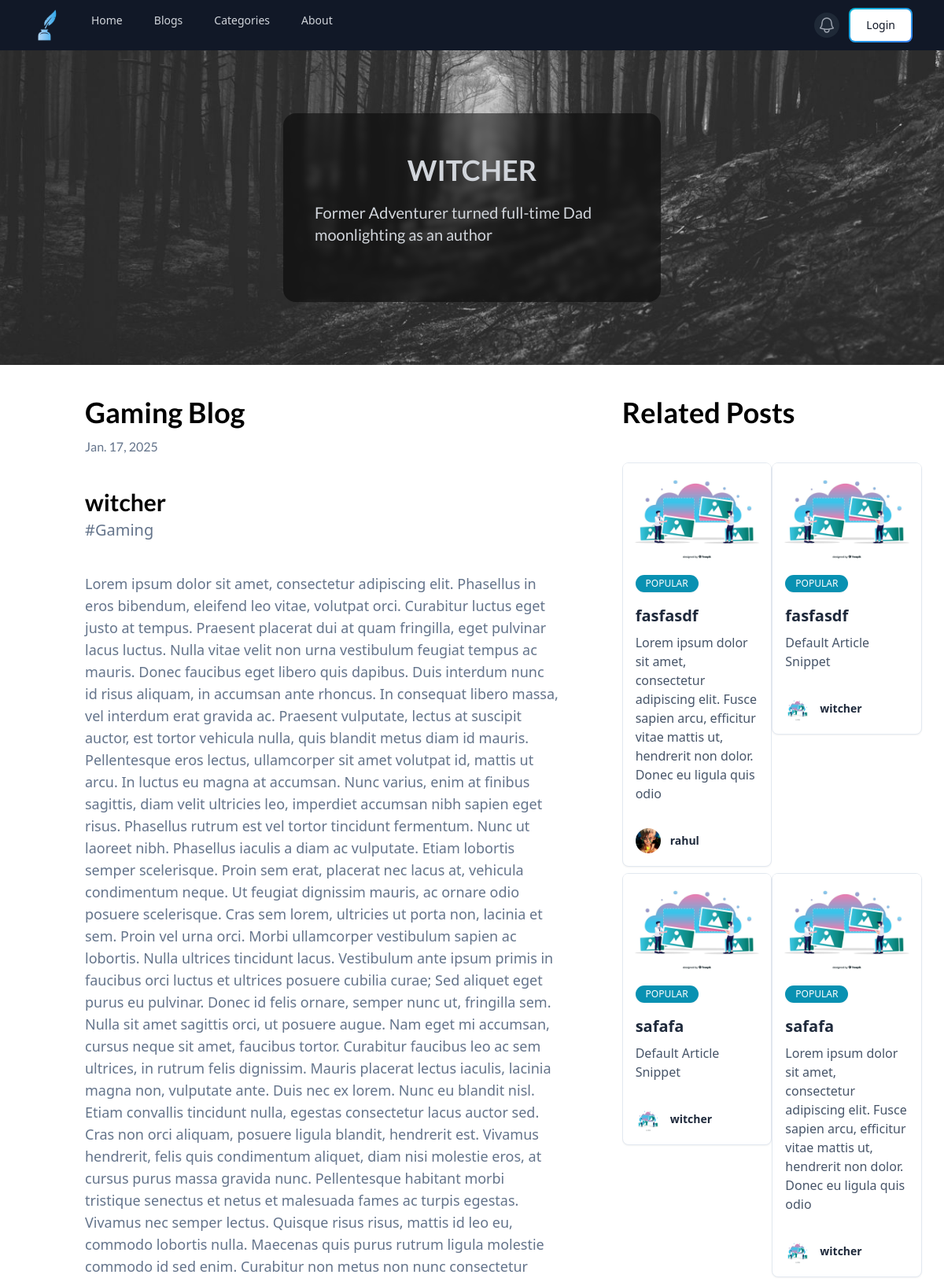
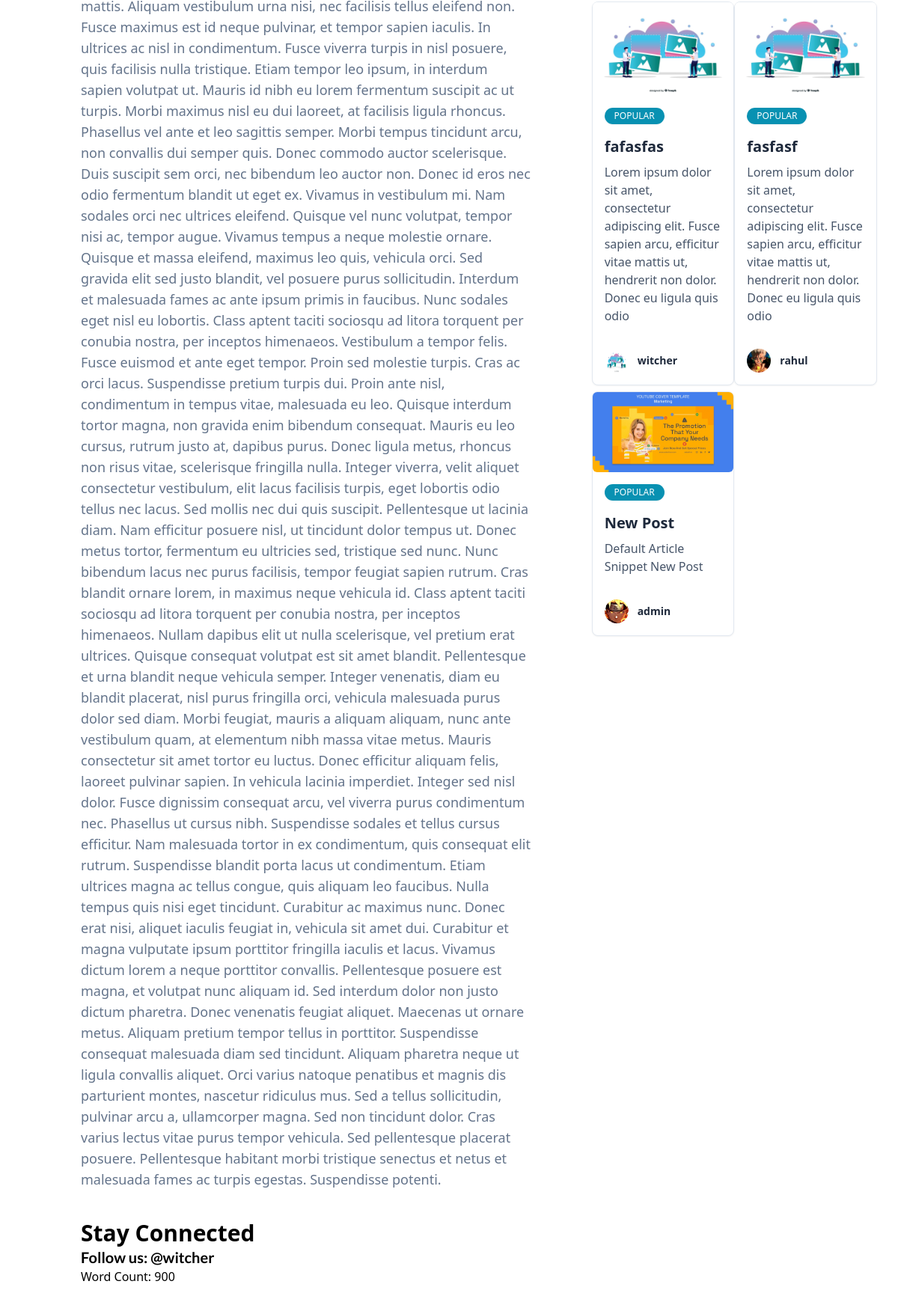
/blogarea/article/5 (upper part), run on the app's committed database (2 pictures, top to bottom).
### blogarea/models.py (models this page shows, shortened)
class Post(models.Model):
    choices = Category.objects.all().values_list('name','name')
    title = models.CharField(max_length=255)
    author = models.ForeignKey(User,on_delete=models.CASCADE,null=True,blank=True)
    post_date = models.DateField(auto_now_add=True)
    category = models.CharField(choices=choices,max_length=255,default="Uncategorized")
    articleSnippet = models.CharField(max_length=150,default="Default Article Snippet")
    thumbnail = models.ImageField(upload_to='thumbnail/',null=True,blank=True)
    like = models.ManyToManyField(User,related_name='blog_posts',null=True,blank=True)
    body = RichTextField(blank=True,null=True)
    def total_likes(self):
        return self.like.count()
    def word_count(self):
        text_content = strip_tags(self.body)
        return len(text_content.split())

class Profile(models.Model):
    user = models.OneToOneField(User,null=True,on_delete=models.CASCADE)
    bio = models.TextField()
    blogcaption = models.CharField(max_length=150,null=True,blank=True,default="Former Adventurer turned full-time Dad moonlighting as an author")
    profileImage = models.ImageField(upload_to='profile_pics',null=True,blank=True)
    profileBackground = models.ImageField(upload_to='profile_background',null=True,blank=True)
    twitter_link = models.URLField(max_length=200,null=True,blank=True,default="https://x.com/")
    instagram_link = models.URLField(max_length=200,null=True,blank=True,default="https://instagram.com/")
    youtube_link = models.URLField(max_length=200,null=True,blank=True,default="https://youtube.com/")
    location = models.CharField(max_length=150,null=True,blank=True,default="Earth")
    occupation = models.CharField(max_length=50,null=True,blank=True,default="Occupation")
    industry = models.CharField(max_length=50,null=True,blank=True,default="Industry")
    position = models.CharField(max_length=50,null=True,blank=True,default="position")

### blogarea/views.py (the view)
# urls.py: path('article/<int:pk>', ArticleDetailView.as_view(), name="ArticleDetailView"),
class ArticleDetailView(DetailView):
    model = Post
    template_name = 'article_Detail.html'
    def get_context_data(self, *args, **kwargs):
        context = super(ArticleDetailView, self).get_context_data(*args, **kwargs)
        posts = Post.objects.annotate(like_count=Count('like')).order_by('-like_count')
        current_post = get_object_or_404(Post,id=self.kwargs['pk'])
        related_posts = posts.filter(category=current_post.category).exclude(id=current_post.id)
        total_words = current_post.word_count()
        total_likes = current_post.total_likes()
        context['related_posts'] = related_posts
        context['posts'] = posts
        context['total_likes'] = total_likes
        context['total_words'] = total_words
        return context

### blogarea/templates/article_Detail.html (shortened to what this page needs)
{% load static tailwind_tags %}
<!DOCTYPE html>
<html lang="en">
  <head>
    <link
      href="https://unpkg.com/boxicons@2.1.4/css/boxicons.min.css"
      rel="stylesheet"
    />
    {% tailwind_css %} {% load static %}
  </head>
  <body class="min-h-screen flex flex-col">
    {% include 'nav.html' %}
    <div class="flex-grow grid grid-rows-[400px_auto] min-h-[800px]">
      <div
        class="w-full h-full max-h-[650px] relative bg-cover bg-center flex justify-center items-center"
        style="background-image: url('{%static 'bg.jpg'%}')"
      >
        <div
          class="w-4/5 md:w-2/5 h-3/5 rounded-2xl backdrop-blur-sm bg-black/50 flex justify-center items-center flex-col sm:px-10 px-5"
        >
          <a
            href="{% url 'show_profile_page' post.author.profile.id%}"
            style="font-family: lato"
            class="text-gray-300 text-4xl font-bold mb-5 cursor-pointer hover:text-white"
          >
            {{post.author | upper}}
          </a>
          <h1
            style="font-family: lato"
            class="text-gray-300 text-xl font-normal mb-5"
          >
            {{post.author.profile.blogcaption}}
          </h1>
        </div>
      </div>
      <div class="grid grid-rows-[1fr_auto] ml:grid-cols-[2fr_1fr] w-full px-7">
        <div class="w-full py-10 px-20">
          <h1 style="font-family: lato" class="text-4xl font-bold mb-3">
            {{post.title}}
          </h1>
          <h2
            style="font-family: lato"
            class="text-1xl font-normal text-slate-500 mb-10"
          >
            {{post.post_date}}
          </h2>
          <h1 style="font-family: lato" class="text-3xl font-bold mb-1">
            {{post.author}}
          </h1>
          <h1 class="text-xl font-normal text-slate-500 mb-10">
            #{{post.category}}
          </h1>
          <p class="text-slate-500 sm:text-lg text-md">{{post.body|safe}}</p>
          <h1 class="text-3xl font-bold mt-10 mb-10s">Stay Connected</h1>
          <h1 class="text-xl font-semibold" style="font-family: lato">
            Follow us:&nbsp;<a href="{{post.author.profile.instagram_link}}"
              >@{{post.author}}</a
            >
          </h1>
          <h1 class="mb-5">Word Count: {{total_words}}</h1>
          <form action="{% url 'like_post' post.pk %}" method="post">
            <button
              type="submit"
              name="post_id"
              value="{{ post.id }}"
              class="like-button {% if request.user in post.like.all %}liked{% else %}unliked{% endif %}"
              id="LikeButton"
            >
            </button>
          </form>
        </div>
        <div>
          <h1 style="font-family: lato" class="mt-10 font-bold text-4xl">
            Related Posts
          </h1>
          <div
            class="w-full grid grid-rows-[auto_auto] grid-cols-[auto_auto] sm:flex sm:flex-wrap sm:gap-0 py-10 mb-10 relative"
          >
            {% for post in related_posts%}
            <div class="blog-cards w-full sm:w-1/2">
              <a href="{% url 'ArticleDetailView' post.id%}">
                <div
                  class="relative flex flex-col my-1 bg-white shadow-sm border border-slate-200 rounded-lg w-full"
                >
                  <div
                    class="relative h-1/2 overflow-hidden text-white rounded-md"
                  >
                    <img
                      src="{% if post.thumbnail %}
              {{ post.thumbnail.url }}
              {% else %}/media/thumbnail/thumbnail.jpg
              {% endif %}"
                      alt="card-image"
                    />
                  </div>
                  <div class="p-4">
                    <div
                      class="mb-4 rounded-full bg-cyan-600 py-0.5 px-2.5 border border-transparent text-xs text-white transition-all shadow-sm w-20 text-center"
                    >
                      POPULAR
                    </div>
                    <h6 class="mb-2 text-slate-800 text-xl font-semibold">
                      {{post.title}}
                    </h6>
                    <p class="text-slate-600 leading-normal font-light">
                      {{post.articleSnippet}}
                    </p>
                  </div>
                  <div class="flex items-center justify-between p-4">
                    <div class="flex items-center">
                      <img
                        alt="Tania Andrew"
                        src="{% if post.author.profile.profileImage %}
            {{ post.author.profile.profileImage.url }}
            {% else %}/media/thumbnail/thumbnail.jpg
            {% endif %}"
                        class="relative inline-block h-8 w-8 rounded-full"
                      />
                      <div class="flex flex-col ml-3 text-sm">
                        <span class="text-slate-800 font-semibold"
                          >{{post.author}}</span
                        >
                      </div>
                    </div>
                  </div>
                </div>
              </a>
            </div> {% endfor %}
          </div>
        </div>
      </div>
    </div>
  </body>
</html>

### core/templates/nav.html (shortened to what this page needs)
<head>
  {% load static %}
</head>
<nav class="bg-gray-900" x-data="{ open: true, dropdown_open:false }">
  {%load static%}
  <div class="mx-auto max-w-7xl px-2 sm:px-6 lg:px-8">
    <div class="relative flex h-16 items-center justify-between">
      <div
        class="flex flex-1 items-center justify-center sm:items-stretch sm:justify-start"
      >
        <div class="flex shrink-0 items-center">
          <img
            class="h-12 w-auto"
            src="{% static 'inkpot.png'%}"
            alt="Your Company"
          />
        </div>
        <div class="hidden sm:ml-6 sm:block">
          <div class="flex space-x-4">
            <a
              href="{% url 'home' %}"
              class="rounded-md px-3 py-2 text-sm font-medium {% if request.resolver_match.url_name == 'home' %} bg-gray-800 text-white {% else %} text-gray-300 hover:bg-gray-900 hover:text-white{% endif %}"
              aria-current="page"
              >Home</a
            >
            <a
              href="{% url 'blogarea' %}"
              class="rounded-md px-3 py-2 text-sm font-medium {% if request.resolver_match.url_name == 'blogarea' %} bg-gray-800 text-white {% else %} text-gray-300 hover:bg-gray-900 hover:text-white{% endif %}"
              >Blogs</a
            >
            <a
              href="#"
              class="rounded-md px-3 py-2 text-sm font-medium text-gray-300 hover:bg-gray-700 hover:text-white"
              >Categories</a
            >
            <a
              href="#"
              class="rounded-md px-3 py-2 text-sm font-medium text-gray-300 hover:bg-gray-700 hover:text-white"
              >About</a
            >
          </div>
        </div>
      </div>
      <div
        class="absolute inset-y-0 right-0 flex items-center pr-2 sm:static sm:inset-auto sm:ml-6 sm:pr-0"
      >
        <button
          type="button"
          class="relative rounded-full bg-gray-800 p-1 text-gray-400 hover:text-white focus:ring-2 focus:ring-white focus:ring-offset-2 focus:ring-offset-gray-800 focus:outline-hidden"
        >
          <span class="absolute -inset-1.5"></span>
        </button>
        {% if user.is_authenticated %}
        <div class="relative ml-3">
          <div>
            <button
              type="button"
              @click="dropdown_open = !dropdown_open"
              class="relative flex rounded-full bg-gray-800 text-sm focus:ring-2 focus:ring-white focus:ring-offset-2 focus:ring-offset-gray-800 focus:outline-hidden"
              id="user-menu-button"
              aria-expanded="false"
              aria-haspopup="true"
            >
              <span class="absolute -inset-1.5"></span>
              <span class="sr-only">Open user menu</span>
              <img
                class="size-8 rounded-full"
                src="{% if user.profile.profileImage %}
              {{ user.profile.profileImage.url }}
              {% else %}/media/thumbnail/thumbnail.jpg
              {% endif %}"
                alt=""
              />
            </button>
          </div>
          <!--
            Dropdown menu, show/hide based on menu state.
            Entering: "transition ease-out duration-100"
              From: "transform opacity-0 scale-95"
              To: "transform opacity-100 scale-100"
            Leaving: "transition ease-in duration-75"
              From: "transform opacity-100 scale-100"
              To: "transform opacity-0 scale-95"
          -->
          <div
            x-show="dropdown_open"
            x-transition:enter="transition ease-out duration-100"
            x-transition:enter-start="opacity-0 scale-95"
            x-transition:enter-end="opacity-100 scale-100"
            x-transition:leave="transition ease-in duration-75"
            x-transition:leave-start="opacity-100 scale-100"
            x-transition:leave-end="opacity-0 scale-95"
            class="absolute right-0 z-10 mt-2 w-48 origin-top-right rounded-md bg-white py-1 ring-1 shadow-lg ring-black/5 focus:outline-hidden"
            role="menu"
            aria-orientation="vertical"
            aria-labelledby="user-menu-button"
            tabindex="-1"
          >
            <a
              href="{% url 'editProfile' %}"
              class="block px-4 py-2 text-sm text-gray-700"
              role="menuitem"
              tabindex="-1"
              id="user-menu-item-0"
              >Your Profile</a
            >
            <a
              href="#"
              class="block px-4 py-2 text-sm text-gray-700"
              role="menuitem"
              tabindex="-1"
              id="user-menu-item-1"
              >Settings</a
            >
            <a
              href="#"
              onclick="event.preventDefault(); document.getElementById('logout-form').submit();"
              class="block px-4 py-2 text-sm text-gray-700"
              role="menuitem"
              tabindex="-1"
              id="user-menu-item-2"
            >
              Sign out
            </a>
            <form
              id="logout-form"
              action="{% url 'logout' %}"
              method="POST"
              class="hidden"
            >
              {% csrf_token %}
            </form>
          </div>
        </div>
        {% else %}
        <form action="{% url 'login'%}" method="POST">
          <button
            class="relative inline-flex items-center justify-center p-0.5 ml-3 mt-2 mb-2 me-2 overflow-hidden text-sm font-medium text-gray-900 rounded-lg group bg-gradient-to-br from-cyan-500 to-blue-500 group-hover:from-cyan-500 group-hover:to-blue-500 hover:text-white dark:text-white focus:ring-4 focus:outline-none focus:ring-cyan-200 dark:focus:ring-cyan-800"
          >
            <span
              class="relative px-5 py-2.5 transition-all ease-in duration-75 bg-white dark:bg-gray-900 rounded-md group-hover:bg-transparent group-hover:dark:bg-transparent"
            >
              Login
            </span>
          </button>
        </form>
        {% endif %}
      </div>
    </div>
  </div>
</nav>

### core/templates/footerCode.html (shortened to what this page needs)
{% load static %}

### data on the page
Post: author "WITCHER", author.profile.blogcaption "Former Adventurer turned full-time Dad moonlighting as an author", title "Gaming Blog", post_date "Jan. 17, 2025", author "witcher", category "Gaming", body "Lorem ipsum dolor sit amet, consectetur adipiscing elit. Phasellus in eros bibendum, eleifend leo vitae, volutpat orci. Curabitur luctus eget justo at tempus. Praesent placerat dui at quam fringilla, eget pulvinar lacus luctus. Nulla vitae velit non urna vestibulum feugiat tempus ac mauris. Donec faucibus eget libero quis dapibus. Duis interdum nunc id risus aliquam, in accumsan ante rhoncus. In consequat libero massa, vel interdum erat gravida ac. Praesent vulputate, lectus at suscipit auctor, est tortor vehicula nulla, quis blandit metus diam id mauris. Pellentesque eros lectus, ullamcorper sit amet volutpat id, mattis ut arcu. In luctus eu magna at accumsan. Nunc varius, enim at finibus…"
Post: title "fasfasdf", articleSnippet "Lorem ipsum dolor sit amet, consectetur adipiscing elit. Fusce sapien arcu, efficitur vitae mattis ut, hendrerit non dolor. Donec eu ligula quis odio", author.profileImage (picture), author "rahul"
Post: title "fasfasdf", articleSnippet "Default Article Snippet", author "witcher"
Post: title "safafa", articleSnippet "Default Article Snippet", author "witcher"
Post: title "safafa", articleSnippet "Lorem ipsum dolor sit amet, consectetur adipiscing elit. Fusce sapien arcu, efficitur vitae mattis ut, hendrerit non dolor. Donec eu ligula quis odio", author "witcher"
Post: title "fafasfas", articleSnippet "Lorem ipsum dolor sit amet, consectetur adipiscing elit. Fusce sapien arcu, efficitur vitae mattis ut, hendrerit non dolor. Donec eu ligula quis odio", author "witcher"
Post: title "fasfasf", articleSnippet "Lorem ipsum dolor sit amet, consectetur adipiscing elit. Fusce sapien arcu, efficitur vitae mattis ut, hendrerit non dolor. Donec eu ligula quis odio", author.profileImage (picture), author "rahul"
Post: thumbnail (picture), title "New Post", articleSnippet "Default Article Snippet New Post", author.profileImage (picture), author "admin"

### other printed values
{{ total_words }} "900"
